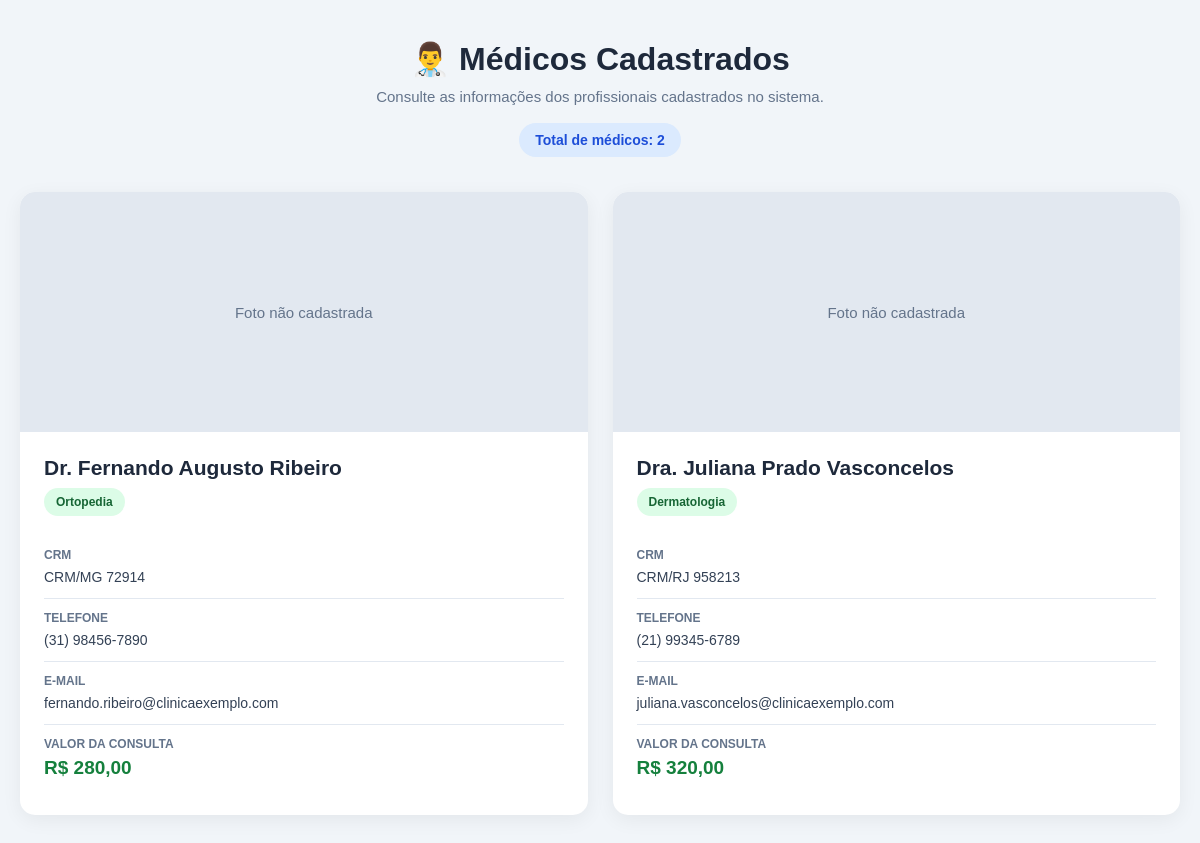
Page /exibirmedicos.php on the committed database.
### tables this page shows
CREATE TABLE `medico` (
  `id_medico` int NOT NULL,
  `nome` varchar(100) DEFAULT NULL,
  `crm` varchar(20) DEFAULT NULL,
  `especialidade` varchar(80) DEFAULT NULL,
  `telefone` varchar(20) DEFAULT NULL,
  `email` varchar(100) DEFAULT NULL,
  `valor_consulta` decimal(10,2) DEFAULT NULL,
  PRIMARY KEY (`id_medico`)
);

### exibirmedicos.php (the view, shortened to what this page needs)
<?php
    include "conexao.php";
    $SQL = "SELECT * FROM medico ORDER BY nome ASC";
    $resultado = $conexao->query($SQL);
?>
<!DOCTYPE html>
<html lang="pt-br">
<head>
</head>
<body>
    <div class="container">
        <div class="cabecalho">
            <h1>👨‍⚕️ Médicos Cadastrados</h1>
            <p>
                Consulte as informações dos profissionais cadastrados no sistema.
            </p>
            <?php if ($resultado) { ?>
                <div class="quantidade">
                    Total de médicos: <?= $resultado->num_rows ?>
                </div>
            <?php } ?>
        </div>
        <div class="medicos">
            <?php if ($resultado && $resultado->num_rows > 0) { ?>
                <?php while ($medico = $resultado->fetch_assoc()) { ?>
                    <?php
                        $crmArquivo = preg_replace(
                            '/[^a-zA-Z0-9_-]/',
                            '',
                            (string) $medico["crm"]
                        );
                        $caminhoFoto = "imagem/" . $crmArquivo . ".jpg";
                    ?>
                    <div class="card">
                        <div class="foto">
                            <?php if (file_exists($caminhoFoto)) { ?>
                                <img
                                    src="<?= htmlspecialchars($caminhoFoto, ENT_QUOTES, 'UTF-8') ?>"
                                    alt="Foto de <?= htmlspecialchars($medico["nome"], ENT_QUOTES, 'UTF-8') ?>"
                                >
                            <?php } else { ?>
                                <div class="sem-foto">
                                    Foto não cadastrada
                                </div>
                            <?php } ?>
                        </div>
                        <div class="informacoes">
                            <h2>
                                <?= htmlspecialchars($medico["nome"], ENT_QUOTES, 'UTF-8') ?>
                            </h2>
                            <div class="especialidade">
                                <?= htmlspecialchars($medico["especialidade"], ENT_QUOTES, 'UTF-8') ?>
                            </div>
                            <div class="dado">
                                <strong>CRM</strong>
                                <span>
                                    <?= htmlspecialchars((string) $medico["crm"], ENT_QUOTES, 'UTF-8') ?>
                                </span>
                            </div>
                            <div class="dado">
                                <strong>Telefone</strong>
                                <span>
                                    <?= htmlspecialchars($medico["telefone"] ?? "", ENT_QUOTES, 'UTF-8') ?: "Não informado" ?>
                                </span>
                            </div>
                            <div class="dado">
                                <strong>E-mail</strong>
                                <span>
                                    <?= htmlspecialchars($medico["email"] ?? "", ENT_QUOTES, 'UTF-8') ?: "Não informado" ?>
                                </span>
                            </div>
                            <div class="dado">
                                <strong>Valor da consulta</strong>
                                <span class="valor">
                                    R$ <?= number_format((float) $medico["valor_consulta"], 2, ",", ".") ?>
                                </span>
                            </div>
                        </div>
                    </div>
                <?php } ?>
            <?php } ?>
        </div>
    </div>
</body>
</html>

### exibirmedicos.php (style rules this page uses)
* { margin: 0; padding: 0; box-sizing: border-box; font-family: Arial, Helvetica, sans-serif; }
body { background: #f1f5f9; padding: 40px 20px; color: #1e293b; }
.container { max-width: 1200px; margin: auto; }
.cabecalho { text-align: center; margin-bottom: 35px; }
.cabecalho h1 { font-size: 32px; margin-bottom: 10px; color: #1e293b; }
.cabecalho p { color: #64748b; font-size: 15px; }
.quantidade { display: inline-block; margin-top: 18px; padding: 9px 16px; background: #dbeafe; color: #1d4ed8; border-radius: 20px; font-size: 14px; font-weight: bold; }
.medicos { display: grid; grid-template-columns: repeat(auto-fit, minmax(290px, 1fr)); gap: 25px; }
.card { background: white; border-radius: 15px; overflow: hidden; box-shadow: 0 5px 20px rgba(0, 0, 0, 0.06); transition: 0.2s; }
.foto { width: 100%; height: 240px; background: #e2e8f0; overflow: hidden; }
.sem-foto { height: 100%; display: flex; align-items: center; justify-content: center; color: #64748b; font-size: 15px; }
.informacoes { padding: 24px; }
.informacoes h2 { font-size: 21px; margin-bottom: 8px; color: #1e293b; }
.especialidade { display: inline-block; background: #dcfce7; color: #166534; padding: 7px 12px; border-radius: 20px; font-size: 12px; font-weight: bold; margin-bottom: 20px; }
.dado { padding: 12px 0; border-bottom: 1px solid #e2e8f0; overflow-wrap: anywhere; }
.dado:last-child { border-bottom: none; }
.dado strong { display: block; color: #64748b; font-size: 12px; text-transform: uppercase; margin-bottom: 6px; }
.dado span { color: #334155; font-size: 14px; }
.valor { color: #15803d !important; font-size: 19px !important; font-weight: bold; }

### rows in the picture
medico: shows "Foto não cadastrada", nome "Dr. Fernando Augusto Ribeiro", especialidade "Ortopedia", crm "CRM/MG 72914", telefone "(31) 98456-7890", email "fernando.ribeiro@clinicaexemplo.com", valor_consulta "280,00"
medico: shows "Foto não cadastrada", nome "Dra. Juliana Prado Vasconcelos", especialidade "Dermatologia", crm "CRM/RJ 958213", telefone "(21) 99345-6789", email "juliana.vasconcelos@clinicaexemplo.com", valor_consulta "320,00"

### other values in the picture
$resultado->num_rows "2"
